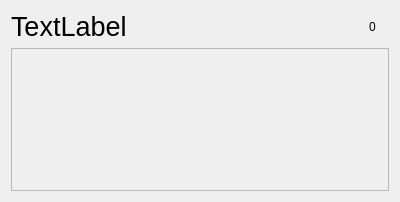
<?xml version="1.0" encoding="UTF-8"?>
<ui version="4.0">
 <class>PlanList</class>
 <widget class="QWidget" name="PlanList">
  <property name="geometry">
   <rect>
    <x>0</x>
    <y>0</y>
    <width>400</width>
    <height>202</height>
   </rect>
  </property>
  <property name="windowTitle">
   <string>Form</string>
  </property>
  <layout class="QVBoxLayout" name="verticalLayout">
   <item>
    <widget class="QWidget" name="Header" native="true">
     <layout class="QHBoxLayout" name="horizontalLayout_2">
      <property name="leftMargin">
       <number>0</number>
      </property>
      <property name="topMargin">
       <number>0</number>
      </property>
      <property name="rightMargin">
       <number>0</number>
      </property>
      <property name="bottomMargin">
       <number>0</number>
      </property>
      <item>
       <layout class="QHBoxLayout" name="horizontalLayout">
        <item>
         <widget class="QLabel" name="title">
          <property name="font">
           <font>
            <pointsize>20</pointsize>
           </font>
          </property>
          <property name="text">
           <string>TextLabel</string>
          </property>
         </widget>
        </item>
        <item>
         <spacer name="horizontalSpacer">
          <property name="orientation">
           <enum>Qt::Horizontal</enum>
          </property>
          <property name="sizeHint" stdset="0">
           <size>
            <width>40</width>
            <height>20</height>
           </size>
          </property>
         </spacer>
        </item>
        <item>
         <widget class="QLabel" name="planCount">
          <property name="text">
           <string>0</string>
          </property>
         </widget>
        </item>
        <item>
         <widget class="QLabel" name="statusImg">
          <property name="sizePolicy">
           <sizepolicy hsizetype="Preferred" vsizetype="Preferred">
            <horstretch>0</horstretch>
            <verstretch>0</verstretch>
           </sizepolicy>
          </property>
          <property name="maximumSize">
           <size>
            <width>30</width>
            <height>30</height>
           </size>
          </property>
          <property name="text">
           <string/>
          </property>
          <property name="pixmap">
           <pixmap resource="../icon.qrc">:/Resource/Icon/pulldown.ico</pixmap>
          </property>
          <property name="scaledContents">
           <bool>true</bool>
          </property>
         </widget>
        </item>
       </layout>
      </item>
     </layout>
    </widget>
   </item>
   <item>
    <widget class="QScrollArea" name="showPlanArea">
     <property name="widgetResizable">
      <bool>true</bool>
     </property>
     <property name="alignment">
      <set>Qt::AlignCenter</set>
     </property>
     <widget class="QWidget" name="planLayout">
      <property name="geometry">
       <rect>
        <x>0</x>
        <y>0</y>
        <width>380</width>
        <height>140</height>
       </rect>
      </property>
      <layout class="QVBoxLayout" name="verticalLayout_2"/>
     </widget>
    </widget>
   </item>
  </layout>
 </widget>
 <resources>
  <include location="../icon.qrc"/>
 </resources>
 <connections/>
</ui>
